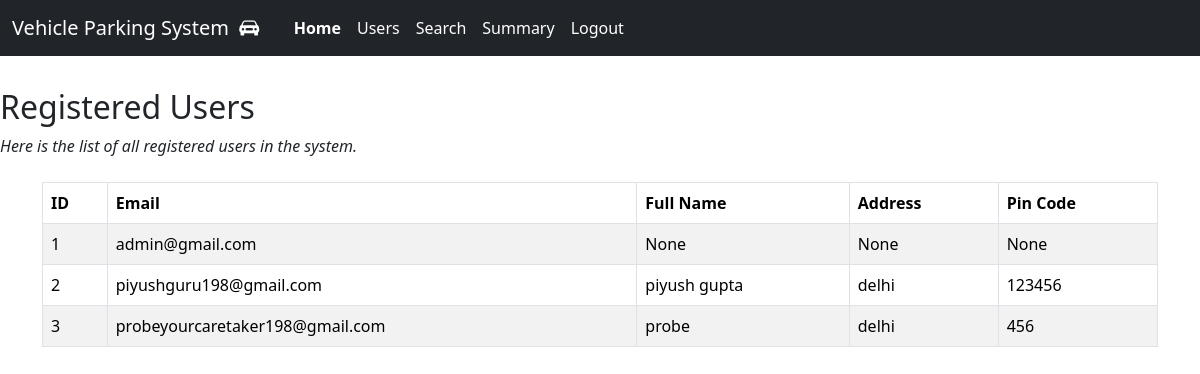
Page /admin_user (signed in) on the earlier database version.
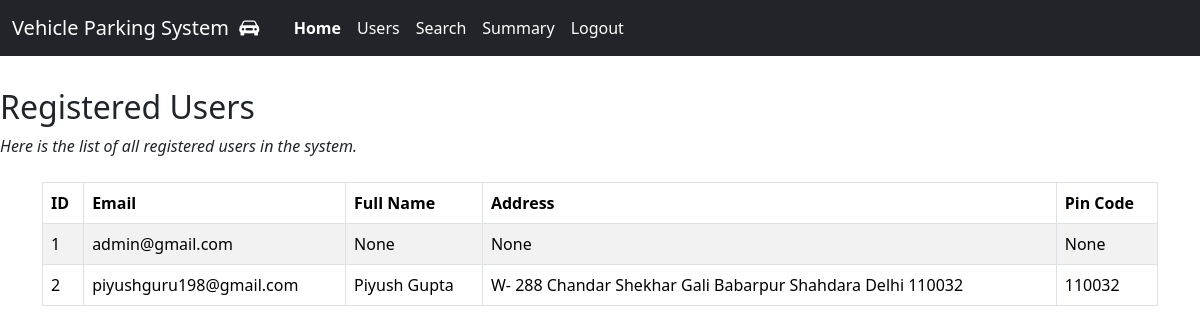
Same page on the later database version.
### controllers/models.py (models this page shows)
class User(db.Model):
    id = db.Column(db.Integer, primary_key=True, autoincrement=True)
    email = db.Column(db.String(120), unique=True, nullable=False)
    password = db.Column(db.String(200), nullable=False)
    address = db.Column(db.String(200), nullable=True)
    pin_code = db.Column(db.String(20), nullable=True)
    full_name = db.Column(db.String(100), nullable=True)
    phone_number = db.Column(db.String(15), nullable=True)
    roles = db.relationship('Role', secondary='user_role')

### controllers/general_routes.py (the view)
@app.route('/admin_user')
def admin_user():
    if 'email' not in session or 'admin' not in session.get('roles'):
        flash('You do not have permission to access this page.', 'error')
        return redirect(url_for('home'))
    users = User.query.all()
    return render_template('admin_user.html', users=users)

### templates/admin_user.html (shortened to what this page needs)
<!DOCTYPE html>
<html lang="en">
<head>
</head>
{% include 'index.html' %}
<body>
    <h2>Registered Users</h2>
    <p><i>Here is the list of all registered users in the system.</i></p>
    <div class="container mt-4 d-flex justify-content-center">
        <table class="table table-striped table-bordered ">
            <thead>
                <tr>
                    <th>ID</th>
                    <th>Email</th>
                    <th>Full Name</th>
                    <th>Address</th>
                    <th>Pin Code</th>
                </tr>
            </thead>
            <tbody>
                {% for user in users %}
                <tr>
                    <td>{{ user.id }}</td>
                    <td>{{ user.email }}</td>
                    <td>{{ user.full_name }}</td>
                    <td>{{ user.address }}</td>
                    <td>{{ user.pin_code }}</td>
                {% endfor %}
                </tr>
            </tbody>
        </table>
    </div>
    </body>
</html>

### templates/index.html (shortened to what this page needs)
<!DOCTYPE html>
<html lang="en">
<head>
    <link href="https://cdn.jsdelivr.net/npm/bootstrap@5.3.7/dist/css/bootstrap.min.css" rel="stylesheet">
</head>
<body>
    {% include 'navbar.html' %}
    <div class="container-fluid">
        <div class="row justify-content-center">
        </div>
    </div>
</body>
</html>

### templates/navbar.html (shortened to what this page needs)
<link rel="stylesheet" href="https://cdn.jsdelivr.net/npm/bootstrap-icons@1.10.5/font/bootstrap-icons.css">
<nav class="navbar navbar-expand-lg navbar-dark bg-dark">
  <div class="container-fluid">
    <a class="navbar-brand" href="/">Vehicle Parking System &nbsp;<i class="bi bi-car-front-fill">&nbsp;&nbsp;</i></a>
    <div class="collapse navbar-collapse" id="navbarSupportedContent">
      <ul class="navbar-nav me-auto mb-2 mb-lg-0">
        {% if session.get('email') %}
          {% if 'admin' in session.get('roles') %}
            <li class="nav-item">
            <a class="nav-link active" aria-current="page" href="{{ url_for('home') }}"><b>Home</b></a>
            </li>
            <li class="nav-item">
            <a class="nav-link active" aria-current="page" href="{{ url_for('admin_user') }}"><b></b>Users</b></a>
            </li>
            <li class="nav-item">
            <a class="nav-link active" aria-current="page" href="{{ url_for('admin_search') }}">Search</a>
            </li>
            <li class="nav-item">
            <a class="nav-link active" aria-current="page" href='summary'>Summary</a>
            </li>
          {% endif %}
          <li class="nav-item">
            <a class="nav-link active" aria-current="page" href="/logout">Logout</a>
          </li>
        {% endif %}
      </ul>
    </div>
  </div>
</nav>

Differences in the rows shown:
removed User: id "3", email "probeyourcaretaker198@gmail.com", full_name "probe", address "delhi", pin_code "456"
changed User "piyushguru198@gmail.com": full_name "piyush gupta" → "Piyush Gupta"; address "delhi" → "W- 288 Chandar Shekhar Gali Babarpur Shahdara Delhi 110032"; pin_code "123456" → "110032"
